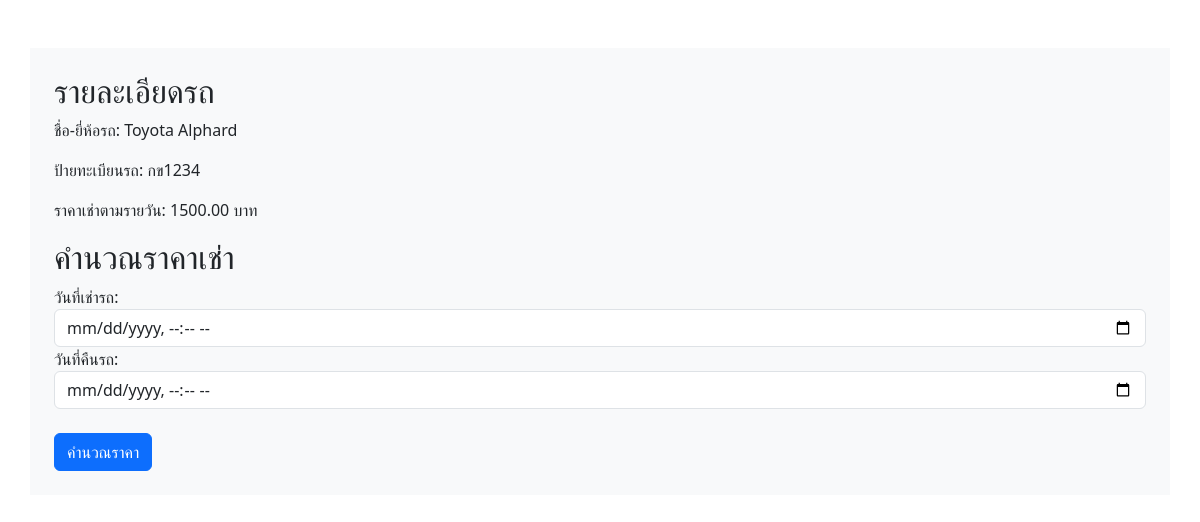
The page /booking.php?car_id=1 on the database its author committed.
### tables this page shows
CREATE TABLE `car` (
  `car_id` int(11) NOT NULL,
  `car_name` varchar(100) NOT NULL,
  `car_nameplate` varchar(50) NOT NULL,
  `car_img` varchar(255) NOT NULL,
  `ac_price` decimal(10,2) NOT NULL,
  `ac_price_per_day` decimal(10,2) NOT NULL,
  `non_ac_price_per_day` decimal(10,2) NOT NULL,
  `car_availability` varchar(50) NOT NULL,
  `type_id` int(11) NOT NULL
);

### booking.php (the view, shortened to what this page needs)
<?php
include 'connect.php';
if (isset($_GET['car_id'])) {
    $car_id = intval($_GET['car_id']);
    $sql = "SELECT car_name, car_nameplate, ac_price_per_day FROM car WHERE car_id = ?";
    $stmt = mysqli_prepare($connection, $sql);
    mysqli_stmt_bind_param($stmt, 'i', $car_id);
    if (mysqli_stmt_execute($stmt)) {
        $result = mysqli_stmt_get_result($stmt);
        if (mysqli_num_rows($result) > 0) {
            $row = mysqli_fetch_assoc($result);
        }
    }
}
?>
<!DOCTYPE html>
<html>
<head>
    <link href="https://cdn.jsdelivr.net/npm/bootstrap@5.3.0/dist/css/bootstrap.min.css" rel="stylesheet">
</head>
<body>
    <div class="container mt-5 bg-light p-4">
        <h2>รายละเอียดรถ</h2>
        <p>ชื่อ-ยี่ห้อรถ: <?php echo $row['car_name']; ?></p>
        <p>ป้ายทะเบียนรถ: <?php echo $row['car_nameplate']; ?></p>
        <p>ราคาเช่าตามรายวัน: <?php echo $row['ac_price_per_day']; ?> บาท</p>
        <h2>คำนวณราคาเช่า</h2>
        <form method="post" action="">
            <div class="form-group">
                <label for="start_date">วันที่เช่ารถ:</label>
                <input type="datetime-local" class="form-control" name="start_date" required>
            </div>
            <div class="form-group">
                <label for="end_date">วันที่คืนรถ:</label>
                <input type="datetime-local" class="form-control" name="end_date" required>
            </div>
            <br>
            <button type="submit" class="btn btn-primary" name="calculate_button">คำนวณราคา</button>
        </form>
    </div>
</body>
</html>

### rows shown on the page
car: car_name "Toyota Alphard", car_nameplate "กข1234", ac_price_per_day "1500.00"
